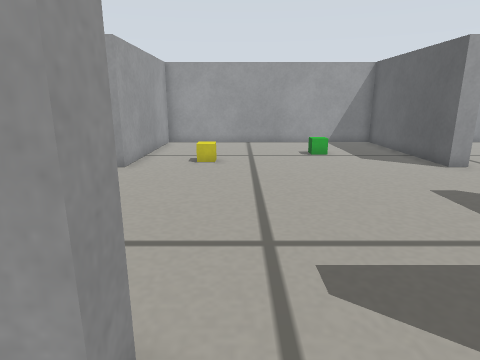
View 1 (above)

16 first-person views from a walk through a robot-simulator world made for Gazebo. The camera is 0.26 m above the floor, tilts 14° down and sees 75° across. The floor is counted in squares, 0.1 m on a side. Each view is taken from the middle of a square. On the plan, view 1 faces up. The plan holds only what a view shows up to about 20 squares ahead; the rest is blank.

View 2
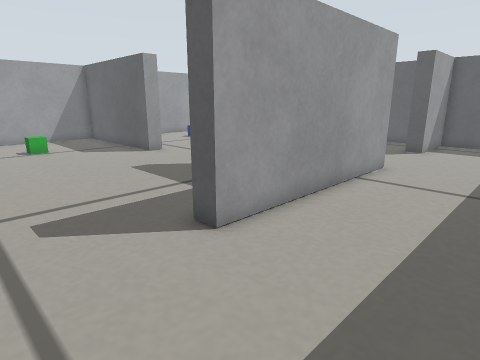

View 3
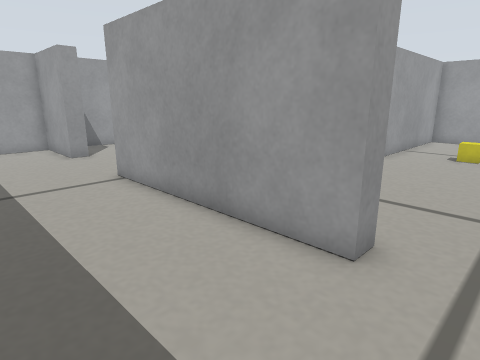

View 4
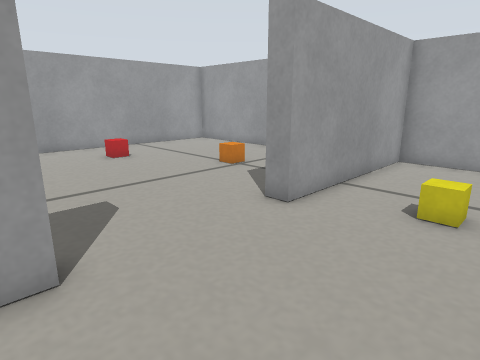

View 5
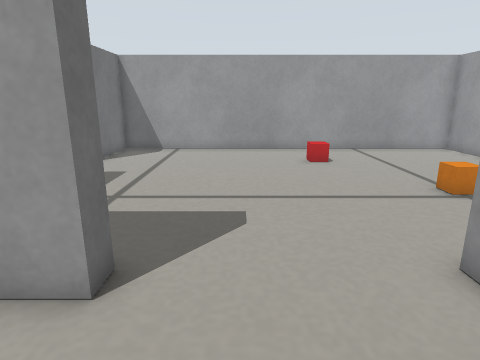

View 6
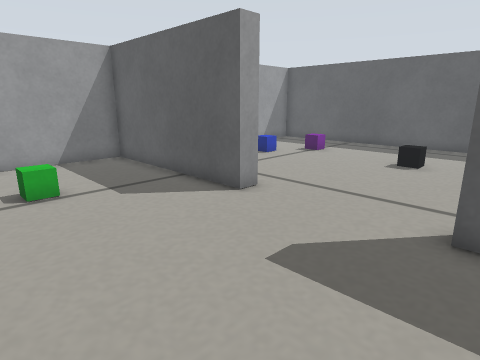

View 7
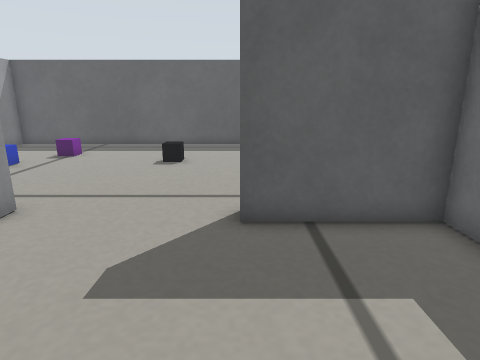

View 8
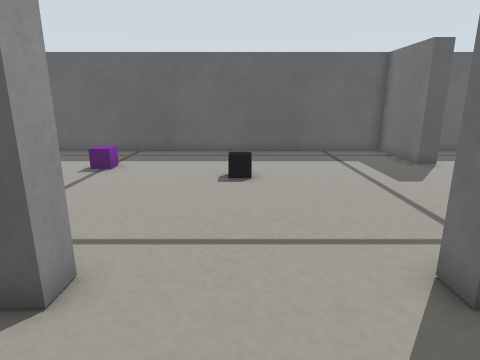

View 9
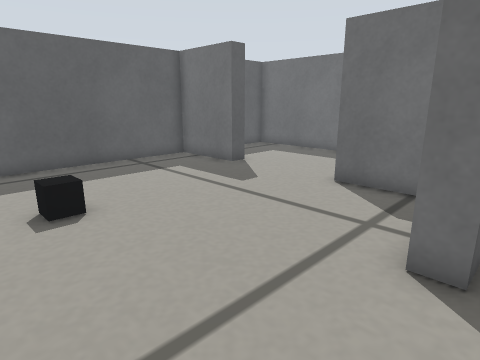

View 10
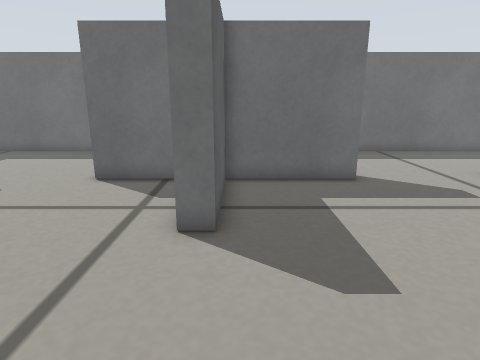

View 11
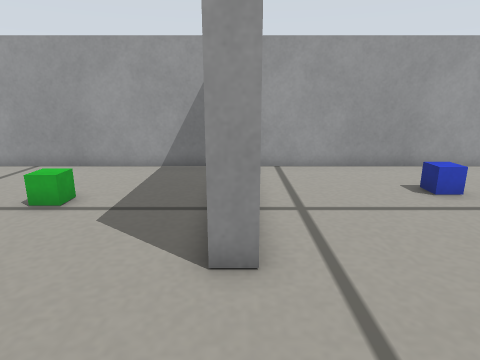

View 12
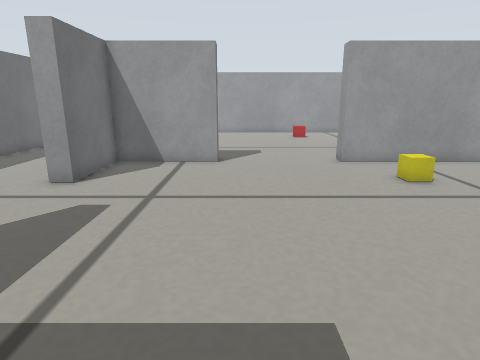

View 13
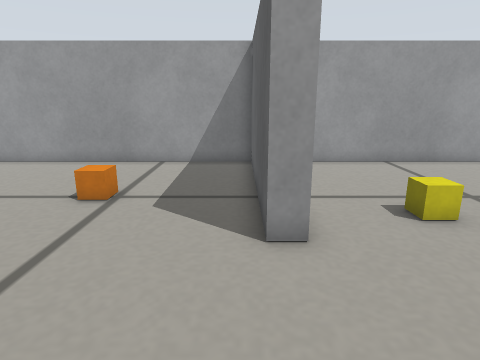

View 14
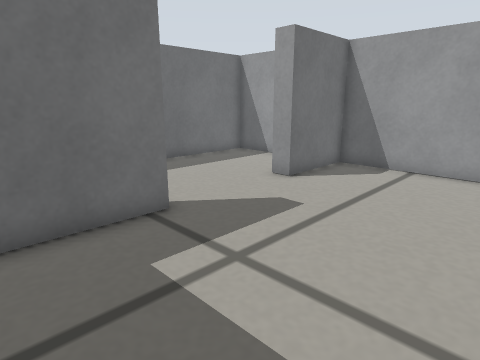

View 15
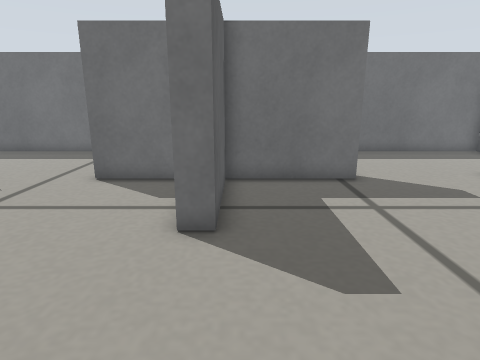

View 16
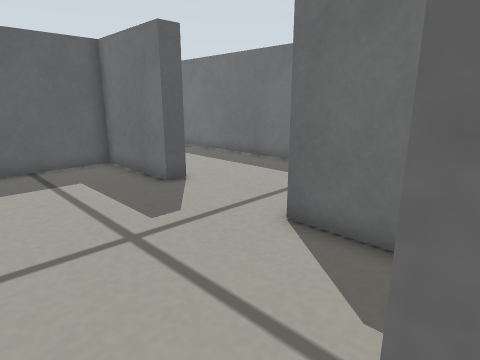

### Floor plan
Points are (right, up) in squares from view 1. A wall is a line through its corners. A room is listed if a view was taken in it or the views show most of it. See-through windows are left out.
Room 1 (views 1, 2, 3, 4, 5, 6, 7, 8, 9, 10, 11, 12, 13, 14, 15, 16)
walls: (9.4, 12.5) (8.5, 12.5) (8.5, 20.7) (-4.7, 20.7) (-4.7, 12.5) (-5.5, 12.5) (-5.5, 20.7) (-18.7, 20.7) (-18.7, 2.5) (-15, 2.5) (-15, 1.7) (-18.7, 1.7) (-18.7, -3.7) (-12.4, -3.7); (10.2, 2.5) (13, 2.5); (-10.1, 2.5) (-5.5, 2.5) (-5.5, 7) (-4.7, 7) (-4.7, 2.5) (-1, 2.5) (-1, 1.7) (-10, 1.7); (13, 1.7) (4, 1.7) (4, 2.5) (8.5, 2.5) (8.5, 7) (9.4, 7); (-9.6, -3.7) (11.8, -3.7); (15.9, -3.7) (21.7, -3.7) (21.7, 1.7) (18, 1.7) (18, 2.5) (21.7, 2.5) (21.7, 20.7) (9.8, 20.7)
objects: red box (-15, 12) to (-15, 13); orange box (-10, 15) to (-10, 16); yellow box (-2, 14) to (-1, 14); green box (4, 16); blue box (15, 17); black box (16, 10); purple box (17, 15) to (18, 16)

Positions as (right, up) in squares from view 1, and headings:
1: (0, 0), facing up
2: (0, -3), facing up-right
3: (1, -3), facing up-left
4: (0, 6), facing up-left
5: (-1, 9), facing left
6: (2, 6), facing up-right
7: (2, 7), facing right
8: (5, 10), facing right
9: (8, 12), facing down-right
10: (8, 13), facing down
11: (9, 8), facing up
12: (9, 8), facing left
13: (-6, 7), facing up
14: (-6, 9), facing down-left
15: (-6, 13), facing down
16: (-5, 8), facing down-right
